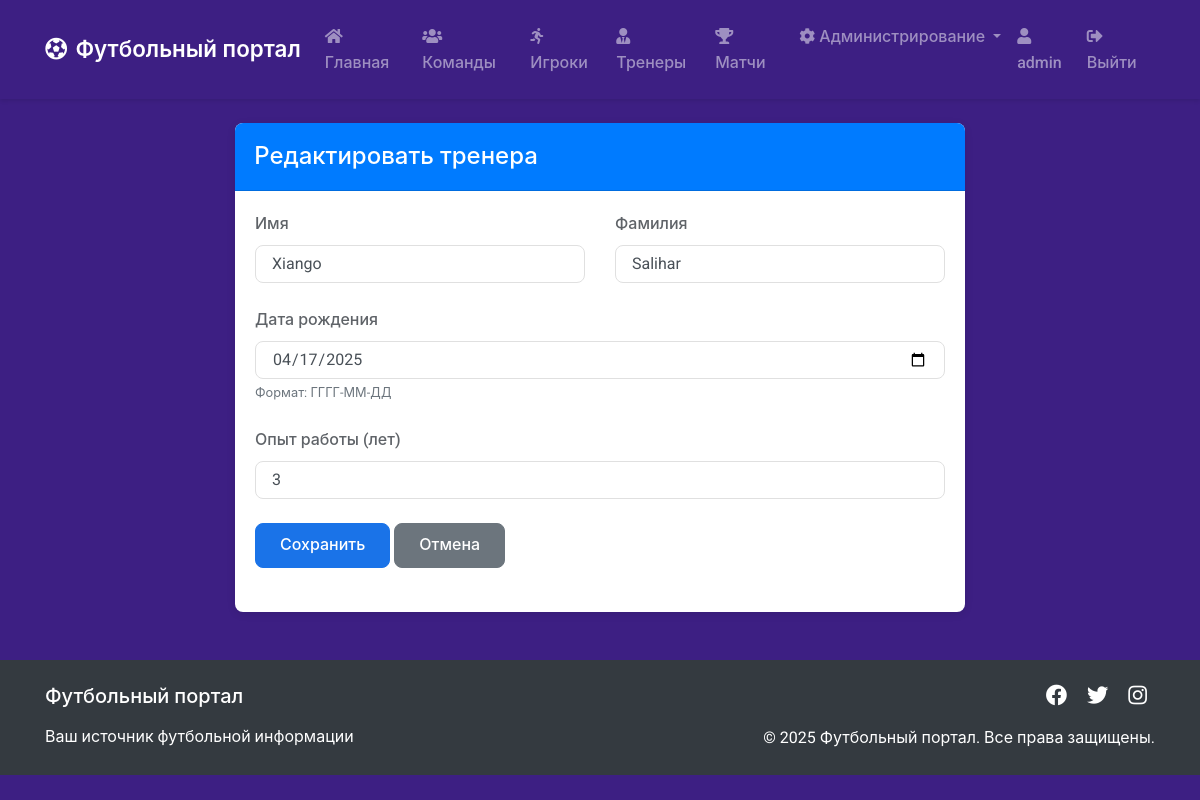
The page /admin/coaches/1/edit (signed in) on the database its author committed.
### app.py (models this page shows, shortened)
class User(db.Model, UserMixin):
    id = db.Column(db.Integer, primary_key=True)
    username = db.Column(db.String(20), unique=True, nullable=False)
    email = db.Column(db.String(120), unique=True, nullable=False)
    password = db.Column(db.String(60), nullable=False)
    is_admin = db.Column(db.Boolean, default=False)

class Coach(db.Model):
    coach_id = db.Column(db.Integer, primary_key=True)
    first_name = db.Column(db.String(50), nullable=False)
    last_name = db.Column(db.String(50), nullable=False)
    birth_date = db.Column(db.Date, nullable=False)
    experience_years = db.Column(db.SmallInteger, nullable=False)

### app.py (the view)
@app.route('/admin/coaches/<int:coach_id>/edit', methods=['GET', 'POST'])
@login_required
@admin_required
def edit_coach(coach_id):
    coach = Coach.query.get_or_404(coach_id)
    form = CoachForm()
    if form.validate_on_submit():
        coach.first_name = form.first_name.data
        coach.last_name = form.last_name.data
        coach.birth_date = form.birth_date.data
        coach.experience_years = form.experience_years.data
        db.session.commit()
        flash('Тренер успешно обновлен!', 'success')
        return redirect(url_for('admin_coaches'))
    elif request.method == 'GET':
        form.first_name.data = coach.first_name
        form.last_name.data = coach.last_name
        form.birth_date.data = coach.birth_date
        form.experience_years.data = coach.experience_years
    return render_template('admin/coach_form.html', title='Редактировать тренера', form=form, legend='Редактировать тренера')

### app.py
class CoachForm(FlaskForm):
    first_name = StringField('Имя', validators=[DataRequired()])
    last_name = StringField('Фамилия', validators=[DataRequired()])
    birth_date = DateField('Дата рождения', validators=[DataRequired()], format='%Y-%m-%d')
    experience_years = IntegerField('Опыт работы (лет)', validators=[DataRequired()])
    submit = SubmitField('Сохранить')

### app.py (called while the page is built)
@login_manager.user_loader
def load_user(user_id):
    return User.query.get(int(user_id))

def admin_required(f):
    @wraps(f)
    def decorated_function(*args, **kwargs):
        if not current_user.is_authenticated or not current_user.is_admin:
            flash('Для доступа к этой странице требуются права администратора.', 'danger')
            return redirect(url_for('index'))
        return f(*args, **kwargs)
    return decorated_function

### templates/admin/coach_form.html (shortened to what this page needs)
{% extends "base.html" %}
{% block content %}
<div class="row">
    <div class="col-md-8 offset-md-2">
        <div class="card">
            <div class="card-header bg-primary text-white">
                <h4 class="mb-0">{{ legend }}</h4>
            </div>
            <div class="card-body">
                <form method="POST">
                    <div class="row">
                        <div class="col-md-6">
                            <div class="form-group">
                                {{ form.first_name.label(class="form-control-label") }}
                                {% if form.first_name.errors %}
                                    {{ form.first_name(class="form-control is-invalid") }}
                                    <div class="invalid-feedback">
                                        {% for error in form.first_name.errors %}
                                            <span>{{ error }}</span>
                                        {% endfor %}
                                    </div>
                                {% else %}
                                    {{ form.first_name(class="form-control") }}
                                {% endif %}
                            </div>
                        </div>
                        <div class="col-md-6">
                            <div class="form-group">
                                {{ form.last_name.label(class="form-control-label") }}
                                {% if form.last_name.errors %}
                                    {{ form.last_name(class="form-control is-invalid") }}
                                    <div class="invalid-feedback">
                                        {% for error in form.last_name.errors %}
                                            <span>{{ error }}</span>
                                        {% endfor %}
                                    </div>
                                {% else %}
                                    {{ form.last_name(class="form-control") }}
                                {% endif %}
                            </div>
                        </div>
                    </div>
                    <div class="form-group">
                        {{ form.birth_date.label(class="form-control-label") }}
                        {% if form.birth_date.errors %}
                            {{ form.birth_date(class="form-control is-invalid", type="date") }}
                            <div class="invalid-feedback">
                                {% for error in form.birth_date.errors %}
                                    <span>{{ error }}</span>
                                {% endfor %}
                            </div>
                        {% else %}
                            {{ form.birth_date(class="form-control", type="date") }}
                        {% endif %}
                        <small class="form-text text-muted">Формат: ГГГГ-ММ-ДД</small>
                    </div>
                    <div class="form-group">
                        {{ form.experience_years.label(class="form-control-label") }}
                        {% if form.experience_years.errors %}
                            {{ form.experience_years(class="form-control is-invalid", type="number", min="0") }}
                            <div class="invalid-feedback">
                                {% for error in form.experience_years.errors %}
                                    <span>{{ error }}</span>
                                {% endfor %}
                            </div>
                        {% else %}
                            {{ form.experience_years(class="form-control", type="number", min="0") }}
                        {% endif %}
                    </div>
                    <div class="form-group">
                        {{ form.submit(class="btn btn-primary") }}
                        <a href="{{ url_for('admin_coaches') }}" class="btn btn-secondary">Отмена</a>
                    </div>
                </form>
            </div>
        </div>
    </div>
</div>
{% endblock %}

### templates/base.html (shortened to what this page needs)
<!DOCTYPE html>
<html lang="ru">
<head>
    <link rel="stylesheet" href="https://stackpath.bootstrapcdn.com/bootstrap/4.5.2/css/bootstrap.min.css">
    <link rel="stylesheet" href="{{ url_for('static', filename='css/main.css') }}">
    <link rel="stylesheet" href="https://cdnjs.cloudflare.com/ajax/libs/font-awesome/5.15.3/css/all.min.css">
</head>
<body>
    <header>
        <nav class="navbar navbar-expand-lg navbar-dark">
            <div class="container">
                <a class="navbar-brand" href="{{ url_for('index') }}">
                    <i class="fas fa-futbol mr-2"></i>Футбольный портал
                </a>
                <div class="collapse navbar-collapse" id="navbarNav">
                    <ul class="navbar-nav mr-auto">
                        <li class="nav-item">
                            <a class="nav-link" href="{{ url_for('index') }}">
                                <i class="fas fa-home mr-1"></i>Главная
                            </a>
                        </li>
                        <li class="nav-item">
                            <a class="nav-link" href="{{ url_for('teams') }}">
                                <i class="fas fa-users mr-1"></i>Команды
                            </a>
                        </li>
                        <li class="nav-item">
                            <a class="nav-link" href="{{ url_for('players') }}">
                                <i class="fas fa-running mr-1"></i>Игроки
                            </a>
                        </li>
                        <li class="nav-item">
                            <a class="nav-link" href="{{ url_for('coaches') }}">
                                <i class="fas fa-user-tie mr-1"></i>Тренеры
                            </a>
                        </li>
                        <li class="nav-item">
                            <a class="nav-link" href="{{ url_for('matches') }}">
                                <i class="fas fa-trophy mr-1"></i>Матчи
                            </a>
                        </li>
                    </ul>
                    <ul class="navbar-nav">
                        {% if current_user.is_authenticated %}
                            {% if current_user.is_admin %}
                                <li class="nav-item dropdown">
                                    <a class="nav-link dropdown-toggle" href="#" id="adminDropdown" role="button" data-toggle="dropdown" aria-haspopup="true" aria-expanded="false">
                                        <i class="fas fa-cog mr-1"></i>Администрирование
                                    </a>
                                </li>
                            {% endif %}
                            <li class="nav-item">
                                <span class="nav-link">
                                    <i class="fas fa-user mr-1"></i>{{ current_user.username }}
                                </span>
                            </li>
                            <li class="nav-item">
                                <a class="nav-link" href="{{ url_for('logout') }}">
                                    <i class="fas fa-sign-out-alt mr-1"></i>Выйти
                                </a>
                            </li>
                        {% endif %}
                    </ul>
                </div>
            </div>
        </nav>
    </header>
    <main class="container mt-4">
        {% block content %}{% endblock %}
    </main>
    <footer class="bg-dark text-white mt-5 py-4">
        <div class="container">
            <div class="row">
                <div class="col-md-6 text-center text-md-left">
                    <h5 class="mb-3">Футбольный портал</h5>
                    <p class="mb-0">Ваш источник футбольной информации</p>
                </div>
                <div class="col-md-6 text-center text-md-right">
                    <div class="social-links">
                        <a href="#" class="text-white mx-2"><i class="fab fa-facebook fa-lg"></i></a>
                        <a href="#" class="text-white mx-2"><i class="fab fa-twitter fa-lg"></i></a>
                        <a href="#" class="text-white mx-2"><i class="fab fa-instagram fa-lg"></i></a>
                    </div>
                    <p class="mt-3 mb-0">&copy; 2025 Футбольный портал. Все права защищены.</p>
                </div>
            </div>
        </div>
    </footer>
</body>
</html>

### static/css/main.css (style rules this page uses)
:root { --primary-color: #1a73e8; --secondary-color: #34a853; --background-color: #3d1f83; --text-color: #202124; --border-radius: 8px; --transition-speed: 0.3s; }
body { font-family: 'Roboto', -apple-system, BlinkMacSystemFont, 'Segoe UI', Arial, sans-serif; color: var(--text-color); background-color: var(--background-color); line-height: 1.6; }
.navbar { box-shadow: 0 2px 4px rgba(0,0,0,0.1); padding: 1rem 0; }
.navbar-brand { font-weight: 600; font-size: 1.4rem; }
.nav-link { font-weight: 500; transition: color var(--transition-speed); }
.card { border: none; box-shadow: 0 2px 8px rgba(0,0,0,0.1); border-radius: var(--border-radius); transition: transform var(--transition-speed); }
.card-header { border-top-left-radius: var(--border-radius) !important; border-top-right-radius: var(--border-radius) !important; background: var(--primary-color); padding: 1.2rem; }
.form-control { border-radius: var(--border-radius); padding: 0.75rem 1rem; border: 1px solid #e0e0e0; transition: border-color var(--transition-speed), box-shadow var(--transition-speed); }
.btn { padding: 0.6rem 1.5rem; font-weight: 500; border-radius: var(--border-radius); transition: all var(--transition-speed); }
.btn-primary { background-color: var(--primary-color); border-color: var(--primary-color); }
.form-group { margin-bottom: 1.5rem; }
.form-control-label { font-weight: 500; margin-bottom: 0.5rem; color: #5f6368; }
footer { background: #202124; margin-top: 4rem !important; padding: 2rem 0 !important; }

### rows shown on the page
User: username "admin"
Coach: first_name "Xiango", last_name "Salihar", birth_date "04/17/2025", experience_years "3"

### other values the page prints
{{ legend }} "Редактировать тренера"
